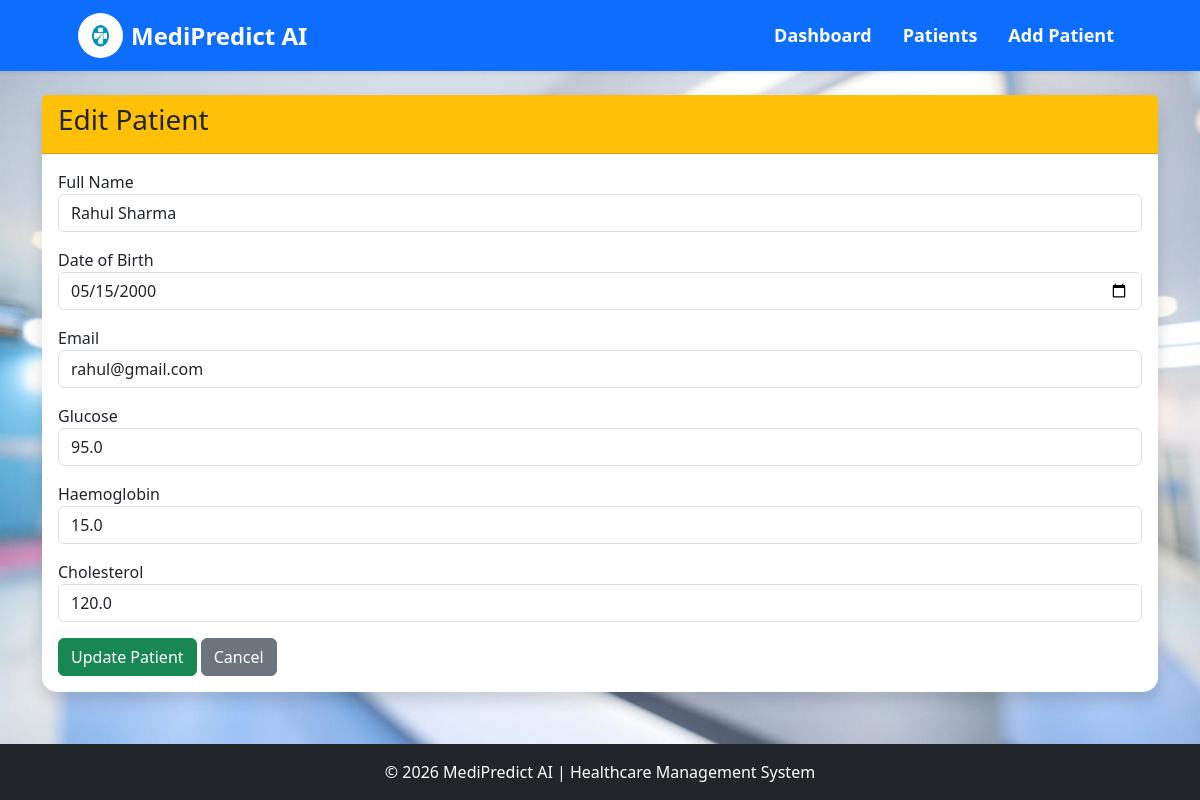
The app's page /edit_patient/7 with its own data.
### tables this page shows
CREATE TABLE patients (

        id INTEGER PRIMARY KEY AUTOINCREMENT,

        full_name TEXT NOT NULL,

        dob DATE NOT NULL,

        email TEXT NOT NULL,

        glucose REAL NOT NULL,

        haemoglobin REAL NOT NULL,

        cholesterol REAL NOT NULL,

        risk_level TEXT,

        remarks TEXT,

        created_at TIMESTAMP DEFAULT CURRENT_TIMESTAMP

    );

### app.py (the view, shortened to what this page needs)
@app.route("/edit_patient/<int:id>", methods=["GET", "POST"])
def edit_patient(id):
    conn = get_db_connection()
    patient = conn.execute(
        "SELECT * FROM patients WHERE id=?",
        (id,)
    ).fetchone()
    conn.close()
    return render_template(
        "edit_patient.html",
        patient=patient
    )

### app.py (called while the page is built)
def get_db_connection():
    conn = sqlite3.connect(DATABASE)
    conn.row_factory = sqlite3.Row
    return conn

### templates/edit_patient.html
{% extends 'base.html' %}
{% block content %}
<div class="container mt-4">
    <div class="card shadow">
        <div class="card-header bg-warning">
            <h3>Edit Patient</h3>
        </div>
        <div class="card-body">
            <form method="POST">
                <div class="mb-3">
                    <label>Full Name</label>
                    <input type="text"
                           name="full_name"
                           class="form-control"
                           value="{{ patient.full_name }}"
                           required>
                </div>
                <div class="mb-3">
                    <label>Date of Birth</label>
                    <input type="date"
                           name="dob"
                           class="form-control"
                           value="{{ patient.dob }}"
                           required>
                </div>
                <div class="mb-3">
                    <label>Email</label>
                    <input type="email"
                           name="email"
                           class="form-control"
                           value="{{ patient.email }}"
                           required>
                </div>
                <div class="mb-3">
                    <label>Glucose</label>
                    <input type="number"
                           step="0.1"
                           name="glucose"
                           class="form-control"
                           value="{{ patient.glucose }}"
                           required>
                </div>
                <div class="mb-3">
                    <label>Haemoglobin</label>
                    <input type="number"
                           step="0.1"
                           name="haemoglobin"
                           class="form-control"
                           value="{{ patient.haemoglobin }}"
                           required>
                </div>
                <div class="mb-3">
                    <label>Cholesterol</label>
                    <input type="number"
                           step="0.1"
                           name="cholesterol"
                           class="form-control"
                           value="{{ patient.cholesterol }}"
                           required>
                </div>
                <button type="submit"
                        class="btn btn-success">
                    Update Patient
                </button>
                <a href="{{ url_for('patients') }}"
                   class="btn btn-secondary">
                    Cancel
                </a>
            </form>
        </div>
    </div>
</div>
{% endblock %}

### static/css/style.css (style rules this page uses)
body { background-image: url("../images/bg.jpg"); background-size: cover; background-position: center; background-repeat: no-repeat; background-attachment: fixed; min-height: 100vh; }
.card { border:none; border-radius:15px; }
.card-header { font-weight:bold; }
.container { position:relative; z-index:2; }
html, body { height:100%; }
body { display:flex; flex-direction:column; }

### records on screen
patients: full_name "Rahul Sharma", dob "05/15/2000", email "rahul@gmail.com", glucose "95.0", haemoglobin "15.0", cholesterol "120.0"
